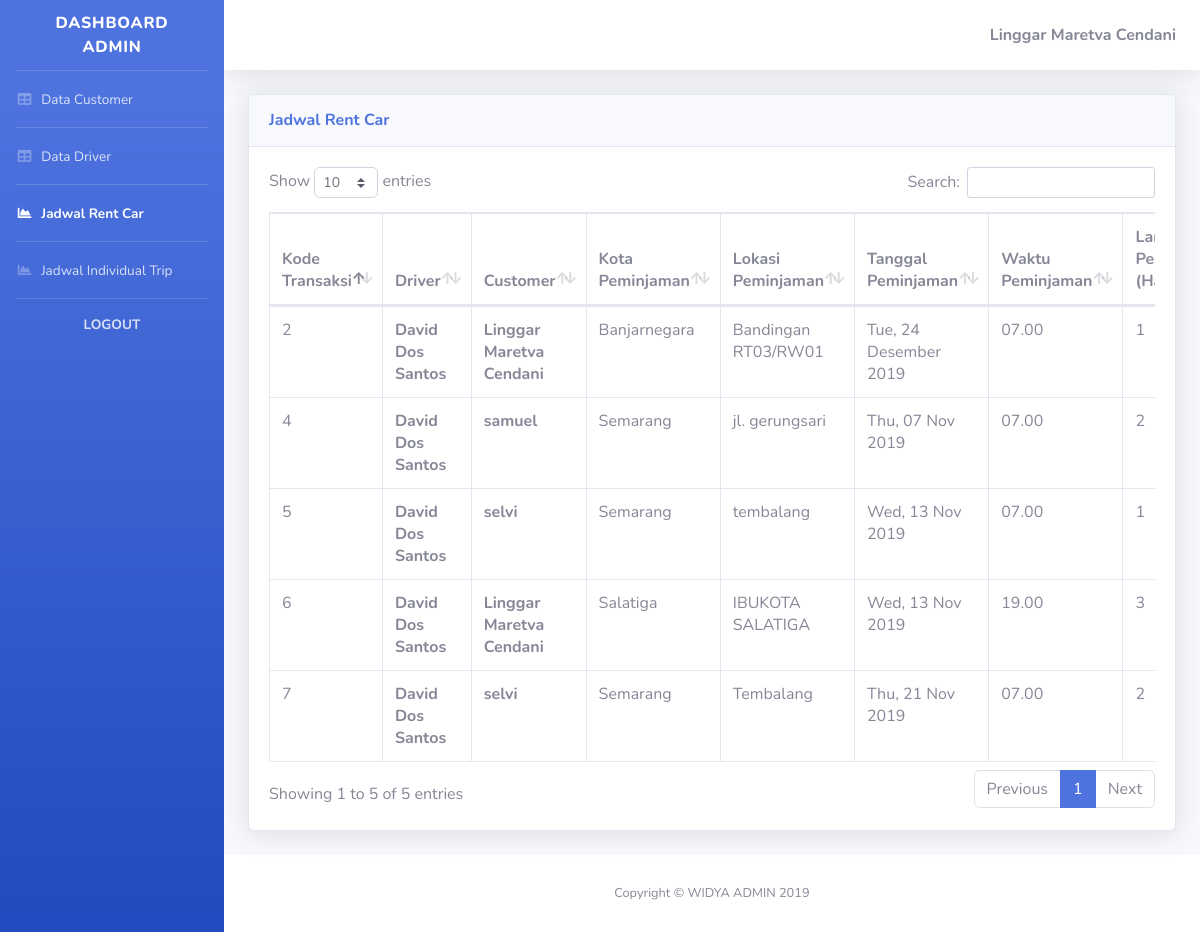
Screenshot of /website/admin/rentcar.php (signed in) with the database file from the repository.
### tables this page shows
CREATE TABLE `transaksi_rental` (
  `kode_transaksi` int(11) NOT NULL,
  `id_driver` int(11) NOT NULL,
  `id_customer` int(11) NOT NULL,
  `kota_peminjaman` int(11) NOT NULL,
  `lokasi_peminjaman` varchar(255) NOT NULL,
  `tanggal_peminjaman` varchar(255) NOT NULL,
  `waktu_peminjaman` varchar(255) NOT NULL,
  `lama_peminjaman(hari)` int(11) NOT NULL,
  `harga` int(20) NOT NULL,
  `status_transaksi` int(11) NOT NULL,
  `rating` int(5) NOT NULL DEFAULT 0
);

CREATE TABLE `drivers` (
  `id_driver` int(11) NOT NULL,
  `nama_driver` varchar(255) NOT NULL,
  `no_hp` varchar(255) NOT NULL,
  `email` varchar(255) NOT NULL,
  `password` varchar(255) NOT NULL,
  `foto_profil` varchar(255) NOT NULL,
  `id_mobil` int(11) NOT NULL
);

CREATE TABLE `customers` (
  `id_customer` int(11) NOT NULL,
  `nama_customer` varchar(255) NOT NULL,
  `no_hp` varchar(255) NOT NULL,
  `email` varchar(255) NOT NULL,
  `password` varchar(255) NOT NULL,
  `alamat` varchar(255) NOT NULL,
  `foto_profil` varchar(255) DEFAULT NULL
);

CREATE TABLE `kota` (
  `id_kota` int(11) NOT NULL,
  `nama_kota` varchar(255) NOT NULL
);

CREATE TABLE `waktu_berangkat` (
  `id_waktu_berangkat` int(11) NOT NULL,
  `nama_waktu_berangkat` varchar(255) NOT NULL
);

### website/admin/rentcar.php (the view, shortened to what this page needs)
<html>
<head>
  <link href="vendor/fontawesome-free/css/all.min.css" rel="stylesheet" type="text/css">
  <link href="css/sb-admin-2.min.css" rel="stylesheet">
  <link href="vendor/datatables/dataTables.bootstrap4.min.css" rel="stylesheet">
</head>
<body id="page-top">
  <div id="wrapper">
    <ul class="navbar-nav bg-gradient-primary sidebar sidebar-dark accordion" id="accordionSidebar">
      <a class="sidebar-brand d-flex align-items-center justify-content-center" href="index.php">
        <div class="sidebar-brand-text mx-3">Dashboard Admin</div>
      </a>
      <hr class="sidebar-divider my-0">
      <li class="nav-item">
        <a class="nav-link" href="index.php">
          <i class="fas fa-fw fa-table"></i>
          <span>Data Customer</span></a>
      </li>
      <hr class="sidebar-divider my-0">
      <li class="nav-item">
        <a class="nav-link" href="driver.php">
          <i class="fas fa-fw fa-table"></i>
          <span>Data Driver</span></a>
      </li>
      <hr class="sidebar-divider my-0">
      <li class="nav-item active">
        <a class="nav-link" href="rentcar.php">
          <i class="fas fa-fw fa-chart-area"></i>
          <span>Jadwal Rent Car</span></a>
      </li>
      <hr class="sidebar-divider my-0">
      <li class="nav-item">
        <a class="nav-link" href="individualtrip.php">
          <i class="fas fa-fw fa-chart-area"></i>
          <span>Jadwal Individual Trip</span></a>
      </li>
      <hr class="sidebar-divider my-0">
      <li class="nav-item">
        <a class="nav-link" href="#" data-toggle="modal" data-target="#logoutModal">
      <center>
        <span><b>LOGOUT</b></span>
      </center></a>
      </li>
    </ul>
    <div id="content-wrapper" class="d-flex flex-column">
      <div id="content">
        <nav class="navbar navbar-expand navbar-light bg-white topbar mb-4 static-top shadow">
          <ul class="navbar-nav ml-auto">
          <?php
            require_once('db_login.php');
            $con = mysqli_connect($db_host, $db_username, $db_password,$db_database);
            $email = $_SESSION['email'];
            $query = " SELECT nama_admin, id_admin FROM admin WHERE admin.email = '$email' ";
            $result = mysqli_query($con,$query);
            $row = mysqli_fetch_array($result);
            $nama = $row['nama_admin'];
          ?>
            <span class="mr-2 d-none d-lg-inline text-gray-600 medium"><b><?php echo $nama; ?></b></span>
          </ul>
        </nav>
        <div class="container-fluid">
            <div class="card shadow mb-4">
              <div class="card-header py-3">
                <h6 class="m-0 font-weight-bold text-primary">Jadwal Rent Car</h6>
              </div>
              <div class="card-body">
                <div class="table-responsive">
                  <table class="table table-bordered" id="dataTable" width="100%" cellspacing="0">
                    <thead>
                      <tr>
                        <th>Kode Transaksi</th>
                        <th>Driver</th>
                        <th>Customer</th>
                        <th>Kota Peminjaman</th>
                        <th>Lokasi Peminjaman</th>
                        <th>Tanggal Peminjaman</th>
                        <th>Waktu Peminjaman</th>
                        <th>Lama Peminjaman (Hari)</th>
                      </tr>
                    </thead>
                    <tbody>
                    <?php
                      require_once('db_login.php');
                      $con = mysqli_connect($db_host, $db_username, $db_password,$db_database);
                      $query = " SELECT * FROM transaksi_rental, drivers, customers, kota, status_transaksi, waktu_berangkat WHERE transaksi_rental.id_driver = drivers.id_driver AND transaksi_rental.id_customer = customers.id_customer AND transaksi_rental.kota_peminjaman = kota.id_kota AND transaksi_rental.status_transaksi = status_transaksi.id_status_transaksi AND transaksi_rental.waktu_peminjaman = waktu_berangkat.id_waktu_berangkat ";
                      $result = mysqli_query($con,$query);
                      while ($row = mysqli_fetch_array($result)){
                          echo '<tr>';
                          echo '<td>'.$row['kode_transaksi'].'</td>';
                          echo '<td><b>'.$row['nama_driver'].'</b></td> ';
                          echo '<td><b>'.$row['nama_customer'].'</b></td> ';
                          echo '<td>'.$row['nama_kota'].'</td>';
                          echo '<td>'.$row['lokasi_peminjaman'].'</td>';
                          echo '<td>'.$row['tanggal_peminjaman'].'</td>';
                          echo '<td>'.$row['nama_waktu_berangkat'].'</td>';
                          echo '<td>'.$row['lama_peminjaman(hari)'].'</td>';
                          echo '</tr>';
                      }
                    ?>
                    </tbody>
                  </table>
                </div>
              </div>
            </div>
          </div>
      </div>
      <footer class="sticky-footer bg-white">
        <div class="container my-auto">
          <div class="copyright text-center my-auto">
            <span>Copyright &copy; WIDYA ADMIN 2019</span>
          </div>
        </div>
      </footer>
    </div>
  </div>
</body>
</html>

### rows the page displays
transaksi_rental: kode_transaksi "2", id_driver.nama_driver "David Dos Santos", id_customer.nama_customer "Linggar Maretva Cendani", kota.nama_kota "Banjarnegara", lokasi_peminjaman "Bandingan RT03/RW01", tanggal_peminjaman "Tue, 24 Desember 2019", waktu_berangkat.nama_waktu_berangkat "07.00", value "1"
transaksi_rental: kode_transaksi "4", id_driver.nama_driver "David Dos Santos", id_customer.nama_customer "samuel", kota.nama_kota "Semarang", lokasi_peminjaman "jl. gerungsari", tanggal_peminjaman "Thu, 07 Nov 2019", waktu_berangkat.nama_waktu_berangkat "07.00", value "2"
transaksi_rental: kode_transaksi "5", id_driver.nama_driver "David Dos Santos", id_customer.nama_customer "selvi", kota.nama_kota "Semarang", lokasi_peminjaman "tembalang", tanggal_peminjaman "Wed, 13 Nov 2019", waktu_berangkat.nama_waktu_berangkat "07.00", value "1"
transaksi_rental: kode_transaksi "7", id_driver.nama_driver "David Dos Santos", id_customer.nama_customer "selvi", kota.nama_kota "Semarang", lokasi_peminjaman "Tembalang", tanggal_peminjaman "Thu, 21 Nov 2019", waktu_berangkat.nama_waktu_berangkat "07.00", value "2"
transaksi_rental: kode_transaksi "6", id_driver.nama_driver "David Dos Santos", id_customer.nama_customer "Linggar Maretva Cendani", kota.nama_kota "Salatiga", lokasi_peminjaman "IBUKOTA SALATIGA", tanggal_peminjaman "Wed, 13 Nov 2019", waktu_berangkat.nama_waktu_berangkat "19.00", value "3"

### other values shown
$nama "Linggar Maretva Cendani"
